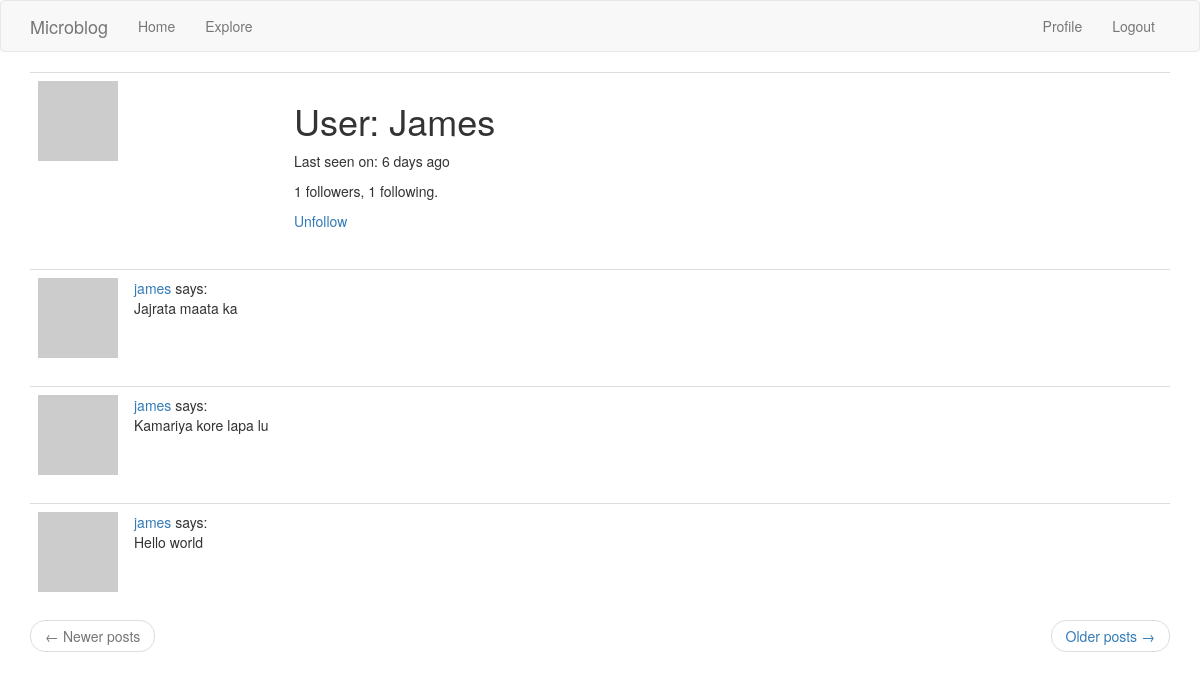
Page /user/james (signed in) on the committed database.
### app/models.py (models this page shows, shortened)
class User(UserMixin,db.Model):
    id = db.Column(db.Integer, primary_key = True)
    username = db.Column(db.String(64), index = True, unique = True)
    email = db.Column(db.String(120), index = True, unique = True)
    password_hash = db.Column(db.String(128))
    about_me = db.Column(db.String(140))
    last_seen = db.Column(db.DateTime, default = datetime.utcnow)
    posts = db.relationship('Post',backref = 'author', lazy ='dynamic')
    followed = db.relationship('User', secondary = followers,
                primaryjoin=(followers.c.follower_id == id),
                secondaryjoin=(followers.c.followed_id == id),
                backref=db.backref('followers', lazy='dynamic'), lazy='dynamic')
    def avatar(self, size):
        digest = md5('anona8877@gmail.com'.lower().encode('utf-8')).hexdigest()
        if self.email is not None:
            digest = md5(self.email.lower().encode('utf-8')).hexdigest()
        return 'https://www.gravatar.com/avatar/{}?d=identicon&s={}'.format(
            digest, size)
    def is_following(self, user):
        return self.followed.filter(followers.c.followed_id == user.id).count()> 0

class SearchableMixin(object):
    @classmethod
    def before_commit(cls, session):
        session._changes = {
            'add': list(session.new),
            'update': list(session.dirty),
            'delete': list(session.deleted)
        }
    @classmethod
    def after_commit(cls, session):
        for obj in session._changes['add']:
            if isinstance(obj, SearchableMixin):
                add_to_index(obj.__tablename__, obj)
        for obj in session._changes['update']:
            if isinstance(obj, SearchableMixin):
                add_to_index(obj.__tablename__, obj)
        for obj in session._changes['delete']:
            if isinstance(obj, SearchableMixin):
                remove_from_index(obj.__tablename__, obj)
        session._changes = None

class Post(SearchableMixin, db.Model):
    __searchable__ = ['body']
    id = db.Column(db.Integer, primary_key = True)
    body = db.Column(db.String(250))
    timestamp = db.Column(db.DateTime, index = True, default = datetime.utcnow)
    user_id = db.Column(db.Integer, db.ForeignKey('user.id'))

### app/routes.py (the view)
@app.route('/user/<username>')
@login_required
def user(username):
    user = User.query.filter_by(username=username).first_or_404()
    page = request.args.get('page', 1, type=int)
    posts = user.posts.order_by(Post.timestamp.desc()).paginate(
        page, app.config['POST_PER_PAGE'], False)
    next_url = url_for('user', username=user.username, page=posts.next_num) \
        if posts.has_next else None
    prev_url = url_for('user', username=user.username, page=posts.prev_num) \
        if posts.has_prev else None
    return render_template('user.html', user=user, posts=posts.items,
                           next_url=next_url, prev_url=prev_url)

### app/models.py (called while the page is built)
@login.user_loader
def load_user(id):
    return User.query.get(int(id))

### app/routes.py (called while the page is built)
@app.before_request
def before_request():
    if current_user.is_authenticated:
        current_user.last_seen = datetime.utcnow()
        db.session.commit()
        g.search_form = SearchForm()

### templates/user.html (shortened to what this page needs)
{% extends "base.html" %}
{% block app_content %}
    <table class="table table-hover">
        <tr>
            <td width="256px"><img src="{{ user.avatar(200) }}"></td>
            <td>
                <h1>User: {{ user.username.capitalize() }}</h1>
                {% if user.last_seen %}<p>Last seen on: {{ moment(user.last_seen).fromNow() }}</p>{% endif %}
                <p>{{ user.followers.count() }} followers, {{ user.followed.count() }} following.</p>
                {% if user == current_user %}
                <p><a href="{{ url_for('edit_profile') }}">Edit your profile</a></p>
                {% elif not current_user.is_following(user) %}
                <p><a href="{{ url_for('follow', username=user.username) }}">Follow</a></p>
                {% else %}
                <p><a href="{{ url_for('unfollow', username=user.username) }}">Unfollow</a></p>
                {% endif %}
            </td>
        </tr>
    </table>
    {% for post in posts %}
        {% include '_post.html' %}
    {% endfor %}
    <nav aria-label="...">
        <ul class="pager">
            <li class="previous{% if not prev_url %} disabled{% endif %}">
                <a href="{{ prev_url or '#' }}">
                    <span aria-hidden="true">&larr;</span> Newer posts
                </a>
            </li>
            <li class="next{% if not next_url %} disabled{% endif %}">
                <a href="{{ next_url or '#' }}">
                    Older posts <span aria-hidden="true">&rarr;</span>
                </a>
            </li>
        </ul>
    </nav>
{% endblock %}

### templates/_post.html
<table class="table table-dark">
    <tr>
        <td width="70px">
            <a href="{{ url_for('user', username=post.author.username) }}">
                <img src="{{ post.author.avatar(70) }}" />
            </a>
        </td>
        <td>
            <a href="{{ url_for('user', username=post.author.username) }}">
                {{ post.author.username }}
            </a>
            says:
            <br>
            {{ post.body }}
        </td>
    </tr>
</table>

### rows in the picture
User: username "James", last_seen "6 days ago"
Post: author.username "james", body "Jajrata maata ka"
Post: author.username "james", body "Kamariya kore lapa lu"
Post: author.username "james", body "Hello world"

### other values in the picture
{{ user.followers.count() }} "1"
{{ user.followed.count() }} "1"
